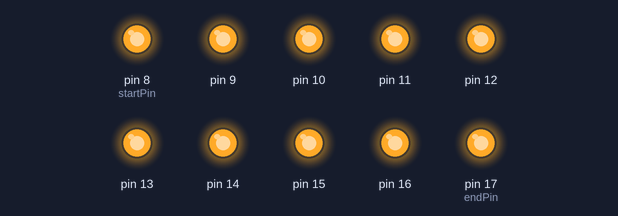
The sketch below on a simulated Arduino Uno, built with avr-gcc and run on an emulated ATmega328P. On the bench: output pins drawn as LEDs (lit = HIGH).

Above: at 0.1 s.
At 0.9 s:
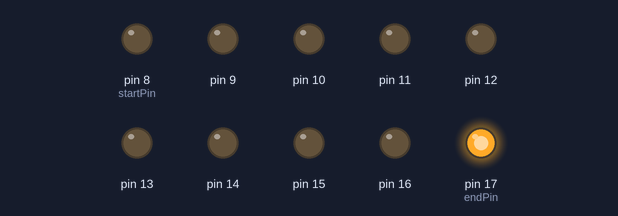
At 1.7 s:
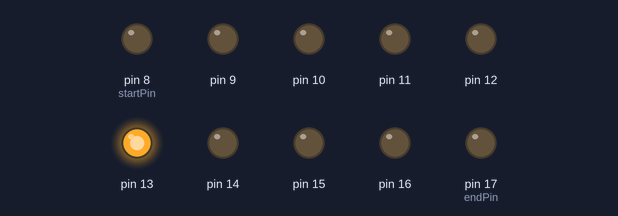
At 3.5 s:
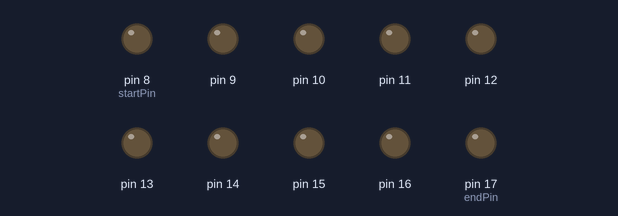
At 5.3 s:
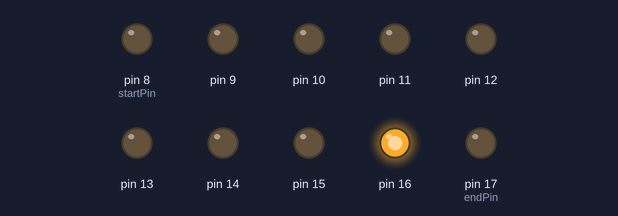
At 7.1 s:
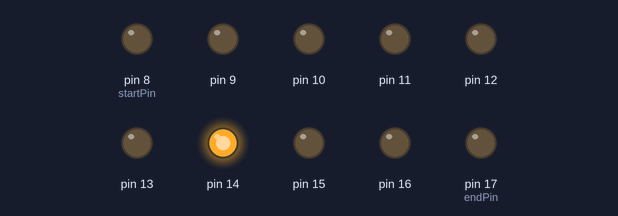
Timing chart, 0 to 7.4 s (numbered marks = the images above):
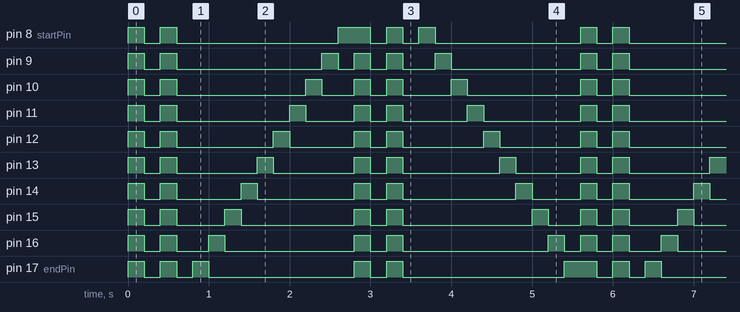

Measured:
- by itself, pin 17 (endPin): repeats every 5.6 s: 2 × (LOW 0.20 s, HIGH 0.20 s), LOW 1.8 s, HIGH 0.20 s, LOW 0.20 s, HIGH 0.20 s, LOW 2.0 s, HIGH 0.40 s
- by itself, pin 8 (startPin): repeats every 5.6 s: LOW 0.20 s, HIGH 0.20 s, LOW 2.0 s, HIGH 0.40 s, 2 × (LOW 0.20 s, HIGH 0.20 s), LOW 1.8 s, HIGH 0.20 s
- by itself, everything shown: repeats every 5.6 s, in 28 steps

The sketch:

lab02.3.1.ino
```cpp
const byte startPin = 8;
const byte endPin = 17;
void setup()
{
for (byte i = startPin; i<= endPin; i++)
{
pinMode(i, OUTPUT);
}
}
void loop()
{
byte i;
byte lightPin = startPin;
  for (i=startPin; i<= endPin; i++)
  {
   digitalWrite(i,HIGH);
  }
  delay(200);
  for (i=startPin; i<= endPin; i++)
  {
   digitalWrite(i,LOW);
  }
  delay(200);
  for (i=startPin; i<= endPin; i++)
  {
   digitalWrite(i,HIGH);
  }
  delay(200);
  for (i=startPin; i<= endPin; i++)
  {
   digitalWrite(i,LOW);
  }
  delay(200);
  for (i=endPin; i>=startPin; i--)
  {
     digitalWrite(i,HIGH);
     delay (200);
    digitalWrite(i,LOW);
  }

  for (i=startPin; i<= endPin; i++)
  {
   digitalWrite(i,HIGH);
  }
  delay(200);
  for (i=startPin; i<= endPin; i++)
  {
   digitalWrite(i,LOW);
  }
  delay(200);
  for (i=startPin; i<= endPin; i++)
  {
   digitalWrite(i,HIGH);
  }
  delay(200);
   for (i=startPin; i<= endPin; i++)
  {
   digitalWrite(i,LOW);
  }
  delay(200);
  for (i=startPin; i<= endPin; i++)
  {
     digitalWrite(i,HIGH);
     delay (200);
     digitalWrite(i,LOW);
  }
}
```
